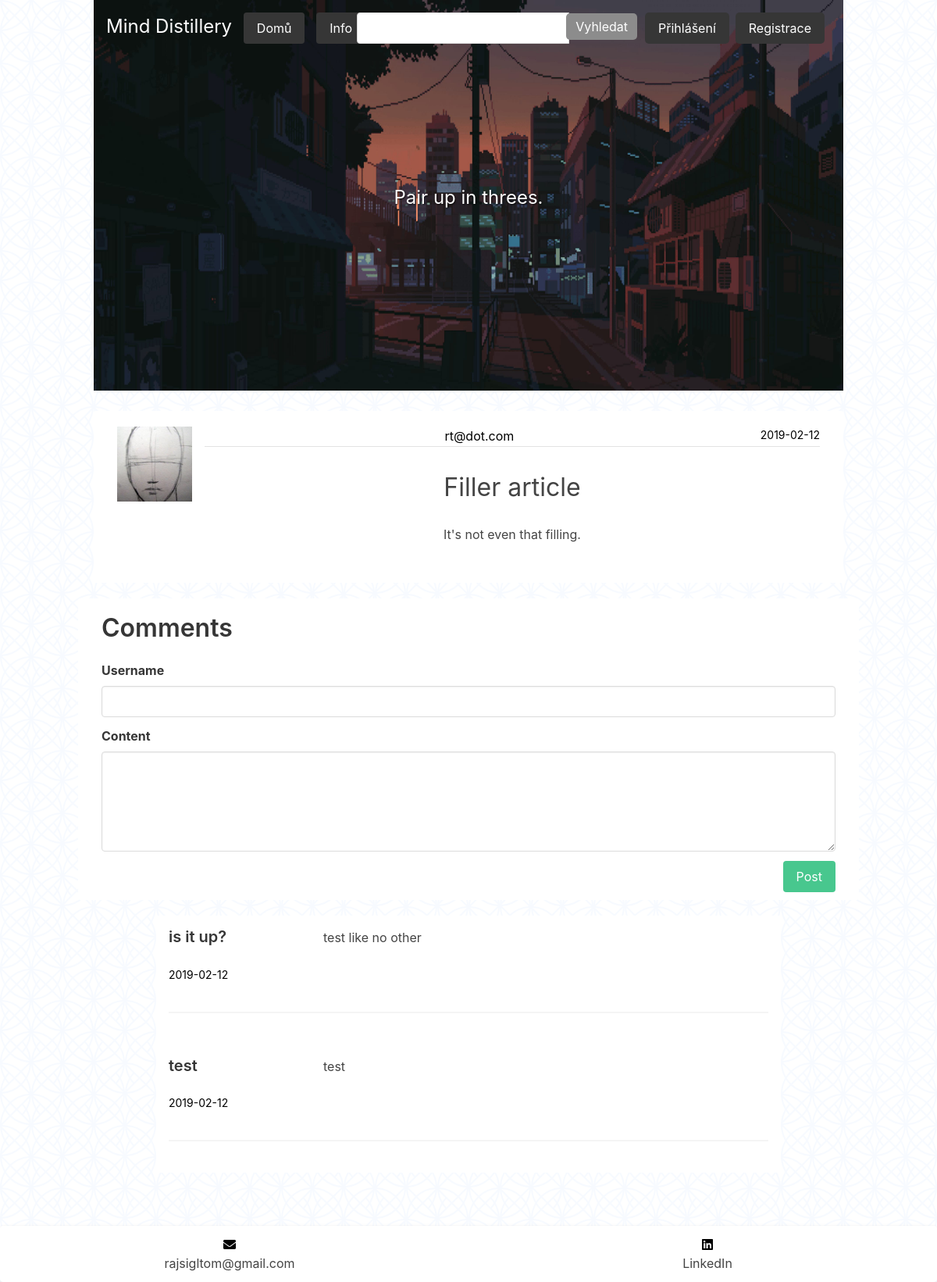
Screenshot of /post/2 with the database file from the repository.
### minddis/models.py (models this page shows, shortened)
class User(db.Model, UserMixin):
    id = db.Column(db.Integer, primary_key=True)
    username = db.Column(db.String(20), unique=True, nullable=False)
    email = db.Column(db.String(120), unique=True, nullable=False)
    motto = db.Column(db.String(333), nullable=True)
    image_file = db.Column(db.String(20), nullable=False, default='default.jpg')
    password = db.Column(db.String(60), nullable=False)
    posts = db.relationship('Post', backref='author', lazy=True)

class Post(db.Model):
    id = db.Column(db.Integer, primary_key=True)
    title = db.Column(db.String(100), nullable=False)
    date_posted = db.Column(db.DateTime, nullable=False, default=datetime.utcnow)
    content = db.Column(db.Text, nullable=False)
    content_image = db.Column(db.String(20), nullable=True)
    user_id = db.Column(db.Integer, db.ForeignKey('user.id'), nullable=False)

class Post_Comment(db.Model):
    id = db.Column(db.Integer, primary_key=True)
    username = db.Column(db.String(20), unique=True, nullable=False)
    date_posted = db.Column(db.DateTime, nullable=False, default=datetime.utcnow)
    content = db.Column(db.Text, nullable=False)
    user_id = db.Column(db.Integer, db.ForeignKey('post.id'), nullable=True)

### minddis/routes.py (the view)
@app.route("/post/<int:post_id>", methods=['GET', 'POST'])
def post(post_id):
    form = CommentForm()
    r_quote = random_quote()
    r = random_bg()
    post = Post.query.get_or_404(post_id)
    post_comments = Post_Comment.query.order_by(Post_Comment.date_posted.desc())
    if form.validate_on_submit():
        post_comment = Post_Comment(username=form.username.data, content=form.content.data)
        db.session.add(post_comment)
        db.session.commit()
        flash('Comment added.')
    return render_template('post.html', title=post.title, post=post, r=r, r_quote=r_quote,
                                        form=form, post_comments=post_comments)

### minddis/forms.py
class CommentForm(FlaskForm):
    username = StringField('Username',
                           validators=[DataRequired(), Length(min=2, max=20)])
    content = TextAreaField('Content', validators=[DataRequired()])
    submit = SubmitField('Post')

### minddis/routes.py (called while the page is built)
def random_bg():
    r = random.choice(os.listdir(os.path.join(app.static_folder, 'backgrounds')))
    return r

### minddis/templates/post.html (shortened to what this page needs)
{% extends "layout.html" %}
{% block content %}
    <article class="media content-section">
        <img class="image is-96x96 article-img" src="{{ url_for('static', filename='profile_pics/' + post.author.image_file) }}">
        <div class="media-body">
            <div class="article-metadata">
            <a class="mr-2" href="{{ url_for('user_posts', username=post.author.username) }}">{{ post.author.username }}</a>
            <small class="text-muted is-pulled-right">{{ post.date_posted.strftime('%Y-%m-%d') }}</small>
            </div>
            <br>
            <h2 class="is-size-3">{{ post.title }}</h2>
            <br>
            <p class="article-content">{{ post.content }}</p>
        </div>
    </article>
  {% endblock content %}
    {% block post_comment %}
    <div class="content-section">
        <form method="POST" action="">
            <legend class="title is-3">Comments</legend>
            <div class="field">
                {{ form.username.label(class="label") }}
                {% if form.username.errors %}
                    {{ form.username(class="control input") }}
                        {% for error in form.username.errors %}
                            <p class="help is-danger">{{ error }}</p>
                        {% endfor %}
                {% else %}
                    {{ form.username(class="control input") }}
                {% endif %}
            </div>
            <div class="field">
                {{ form.content.label(class="label") }}
                {% if form.content.errors %}
                    {{ form.content(class="control input") }}
                        {% for error in form.content.errors %}
                            <p class="help is-danger">{{ error }}</p>
                        {% endfor %}
                {% else %}
                    {{ form.content(class="textarea") }}
                {% endif %}
            </div>
            <p class="control">{{ form.submit(class="button is-success is-pulled-right") }}</p>
        </form>
    </div>
    {% for post_comment in post_comments %}
    <section class='comments'>
        <div class='columns'>
            <div class='column is-3'>
                <h3 class='title is-5'> {{ post_comment.username }}</h3>
                <small class="text-muted ">{{ post_comment.date_posted.strftime('%Y-%m-%d') }}</small>
            </div>
            <div class='column is-9'>
                <p>{{ post_comment.content }}</p>
            </div>
        </div>
    <hr>
    </section>
    {% endfor %}
  {% endblock %}

### minddis/static/main.css (style rules this page uses)
* { margin: 0; padding: 0; border: 0; outline: 0; font-size: 100%; vertical-align: baseline; background: transparent; }
body { background-color: #ffffff; color: #333333; }
h1, h2, h3, h4, h5, h6, p { color: #444444; }
a, small { color:#000; }
.content-section { margin:auto; background: #ffffff; padding: 20px 30px 50px 30px; border-radius: 3px; margin-bottom: 20px; margin-top: 20px; max-width: 1000px; }
.article-content { white-space: pre-wrap; }
.article-img { height: 65px; width: 65px; margin-right: 16px; }
.media-body { width: 100%; }
.article-metadata { padding-bottom: 1px; margin-bottom: 4px; border-bottom: 1px solid #e3e3e3 }
.comments { margin:auto; padding: 1rem; background-color: #fff; max-width: 800px; }

### rows the page displays
User: image_file (placeholder picture), author.username "rt@dot.com"
Post: date_posted "2019-02-12", title "Filler article", content "It's not even that filling."
Post_Comment: username "is it up?", date_posted "2019-02-12", content "test like no other"
Post_Comment: username "test", date_posted "2019-02-12", content "test"

### other values shown
{{ r_quote }} "Pair up in threes."
